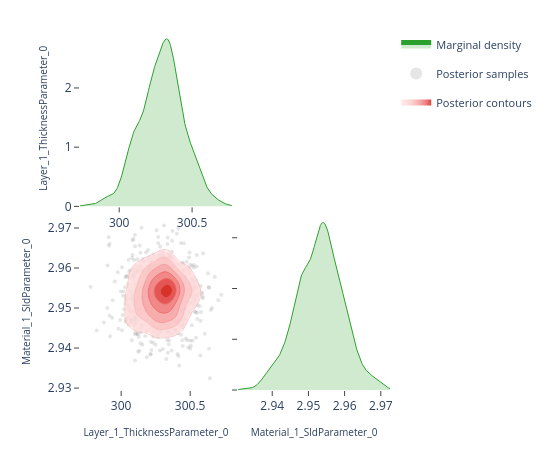

The notebook cell saved with this chart:
### Code cell
# ---- Pairwise focus: thickness vs SLD ---------------------------------------
# A 2-parameter corner plot zooms in on the joint posterior for a specific
# pair.  This is the same view the EasyReflectometryApp's "2D Heatmap"
# sub-tab uses to inspect parameter degeneracies.


params_of_interest = ['Layer_1_ThicknessParameter_0', 'Material_1_SldParameter_0']
idx = [posterior.param_names.index(p) for p in params_of_interest]
subset_draws = np.asarray(posterior.draws)[:, idx]

fig = plot_corner(subset_draws, params_of_interest)
fig.show()

### Figure 1 — Plotly figure (JSON) as saved in the notebook; plotly's stock layout.template omitted (floating-point values rounded to 4 significant figures; data arrays with more than 128 entries replaced by an {"elided": "..."} marker saying what was removed)
{"data": [{"fill": "tozeroy", "fillcolor": "rgba(44, 160, 44, 0.22)", "hoverinfo": "skip", "legendgroup": "marginal", "line": {"color": "rgb(44, 160, 44)", "width": 1}, "mode": "lines", "name": "Marginal density", "showlegend": true, "type": "scatter", "x": {"elided": "256 float values"}, "xaxis": "x", "y": {"elided": "256 float values"}, "yaxis": "y"}, {"hoverinfo": "skip", "legendgroup": "scatter", "marker": {"color": "rgba(140, 140, 140, 0.22)", "size": 4}, "mode": "markers", "name": "Posterior samples", "showlegend": true, "type": "scatter", "x": {"elided": "680 float values"}, "xaxis": "x3", "y": {"elided": "680 float values"}, "yaxis": "y3", "zorder": 0}, {"colorscale": [[0.0, "rgba(255, 224, 224, 0.62)"], [0.35, "rgba(250, 188, 188, 0.70)"], [0.6, "rgba(245, 148, 148, 0.78)"], [0.82, "rgba(237, 104, 104, 0.84)"], [1.0, "rgba(215, 48, 39, 0.90)"]], "connectgaps": false, "contours": {"coloring": "fill", "end": 172.3, "showlabels": false, "showlines": false, "size": 27.2, "start": 36.26}, "hoverinfo": "skip", "legendgroup": "contour", "name": "Posterior contours", "showlegend": true, "showscale": false, "type": "contour", "x": [299.7, 299.7, 299.8, 299.8, 299.8, 299.8, 299.8, 299.8, 299.8, 299.8, 299.9, 299.9, 299.9, 299.9, 299.9, 299.9, 299.9, 300.0, 300.0, 300.0, 300.0, 300.0, 300.0, 300.0, 300.0, 300.1, 300.1, 300.1, 300.1, 300.1, 300.1, 300.1, 300.2, 300.2, 300.2, 300.2, 300.2, 300.2, 300.2, 300.2, 300.3, 300.3, 300.3, 300.3, 300.3, 300.3, 300.3, 300.4, 300.4, 300.4, 300.4, 300.4, 300.4, 300.4, 300.4, 300.5, 300.5, 300.5, 300.5, 300.5, 300.5, 300.5, 300.5, 300.6, 300.6, 300.6, 300.6, 300.6, 300.6, 300.6, 300.7, 300.7, 300.7, 300.7, 300.7, 300.7, 300.7, 300.7, 300.8, 300.8], "xaxis": "x3", "y": [2.931, 2.931, 2.932, 2.932, 2.933, 2.933, 2.934, 2.934, 2.935, 2.935, 2.936, 2.936, 2.937, 2.937, 2.938, 2.939, 2.939, 2.94, 2.94, 2.941, 2.941, 2.942, 2.942, 2.943, 2.943, 2.944, 2.944, 2.945, 2.945, 2.946, 2.947, 2.947, 2.948, 2.948, 2.949, 2.949, 2.95, 2.95, 2.951, 2.951, 2.952, 2.952, 2.953, 2.953, 2.954, 2.954, 2.955, 2.956, 2.956, 2.957, 2.957, 2.958, 2.958, 2.959, 2.959, 2.96, 2.96, 2.961, 2.961, 2.962, 2.962, 2.963, 2.964, 2.964, 2.965, 2.965, 2.966, 2.966, 2.967, 2.967, 2.968, 2.968, 2.969, 2.969, 2.97, 2.97, 2.971, 2.971, 2.972, 2.973], "yaxis": "y3", "z": {"elided": "80x80 float values"}, "zmax": 172.3, "zmin": 36.26, "zorder": 1}, {"colorscale": [[0.0, "rgba(250, 188, 188, 0.94)"], [0.35, "rgba(250, 188, 188, 0.94)"], [0.35, "rgba(245, 148, 148, 0.95)"], [0.6, "rgba(245, 148, 148, 0.95)"], [0.6, "rgba(237, 104, 104, 0.96)"], [0.82, "rgba(237, 104, 104, 0.96)"], [0.82, "rgba(215, 48, 39, 0.98)"], [1.0, "rgba(215, 48, 39, 0.98)"]], "contours": {"coloring": "lines", "end": 172.3, "showlabels": false, "size": 27.2, "start": 36.26}, "hoverinfo": "skip", "legendgroup": "contour", "line": {"width": 0.9}, "showlegend": false, "showscale": false, "type": "contour", "x": [299.7, 299.7, 299.8, 299.8, 299.8, 299.8, 299.8, 299.8, 299.8, 299.8, 299.9, 299.9, 299.9, 299.9, 299.9, 299.9, 299.9, 300.0, 300.0, 300.0, 300.0, 300.0, 300.0, 300.0, 300.0, 300.1, 300.1, 300.1, 300.1, 300.1, 300.1, 300.1, 300.2, 300.2, 300.2, 300.2, 300.2, 300.2, 300.2, 300.2, 300.3, 300.3, 300.3, 300.3, 300.3, 300.3, 300.3, 300.4, 300.4, 300.4, 300.4, 300.4, 300.4, 300.4, 300.4, 300.5, 300.5, 300.5, 300.5, 300.5, 300.5, 300.5, 300.5, 300.6, 300.6, 300.6, 300.6, 300.6, 300.6, 300.6, 300.7, 300.7, 300.7, 300.7, 300.7, 300.7, 300.7, 300.7, 300.8, 300.8], "xaxis": "x3", "y": [2.931, 2.931, 2.932, 2.932, 2.933, 2.933, 2.934, 2.934, 2.935, 2.935, 2.936, 2.936, 2.937, 2.937, 2.938, 2.939, 2.939, 2.94, 2.94, 2.941, 2.941, 2.942, 2.942, 2.943, 2.943, 2.944, 2.944, 2.945, 2.945, 2.946, 2.947, 2.947, 2.948, 2.948, 2.949, 2.949, 2.95, 2.95, 2.951, 2.951, 2.952, 2.952, 2.953, 2.953, 2.954, 2.954, 2.955, 2.956, 2.956, 2.957, 2.957, 2.958, 2.958, 2.959, 2.959, 2.96, 2.96, 2.961, 2.961, 2.962, 2.962, 2.963, 2.964, 2.964, 2.965, 2.965, 2.966, 2.966, 2.967, 2.967, 2.968, 2.968, 2.969, 2.969, 2.97, 2.97, 2.971, 2.971, 2.972, 2.973], "yaxis": "y3", "z": {"elided": "80x80 float values"}, "zmax": 172.3, "zmin": 36.26, "zorder": 2}, {"fill": "tozeroy", "fillcolor": "rgba(44, 160, 44, 0.22)", "hoverinfo": "skip", "legendgroup": "marginal", "line": {"color": "rgb(44, 160, 44)", "width": 1}, "mode": "lines", "name": "Marginal density", "showlegend": false, "type": "scatter", "x": {"elided": "256 float values"}, "xaxis": "x4", "y": {"elided": "256 float values"}, "yaxis": "y4"}], "layout": {"height": 450, "legend": {"font": {"size": 11}, "itemsizing": "constant", "orientation": "v", "x": 1.02, "xanchor": "left", "y": 1.0, "yanchor": "top"}, "margin": {"b": 60, "l": 80, "r": 160, "t": 30}, "plot_bgcolor": "white", "showlegend": true, "width": 550, "xaxis": {"anchor": "y", "domain": [0.0, 0.49], "showgrid": false, "ticks": "outside", "zeroline": false}, "xaxis2": {"anchor": "y2", "domain": [0.51, 1.0], "showgrid": false, "ticks": "outside", "visible": false, "zeroline": false}, "xaxis3": {"anchor": "y3", "domain": [0.0, 0.49], "showgrid": false, "ticks": "outside", "title": {"font": {"size": 10}, "text": "Layer_1_ThicknessParameter_0"}, "zeroline": false}, "xaxis4": {"anchor": "y4", "domain": [0.51, 1.0], "showgrid": false, "ticks": "outside", "title": {"font": {"size": 10}, "text": "Material_1_SldParameter_0"}, "zeroline": false}, "yaxis": {"anchor": "x", "domain": [0.51, 1.0], "showgrid": false, "ticks": "outside", "title": {"font": {"size": 10}, "text": "Layer_1_ThicknessParameter_0"}, "zeroline": false}, "yaxis2": {"anchor": "x2", "domain": [0.51, 1.0], "showgrid": false, "ticks": "outside", "visible": false, "zeroline": false}, "yaxis3": {"anchor": "x3", "domain": [0.0, 0.49], "showgrid": false, "ticks": "outside", "title": {"font": {"size": 10}, "text": "Material_1_SldParameter_0"}, "zeroline": false}, "yaxis4": {"anchor": "x4", "domain": [0.0, 0.49], "showgrid": false, "showticklabels": false, "ticks": "outside", "zeroline": false}}}
